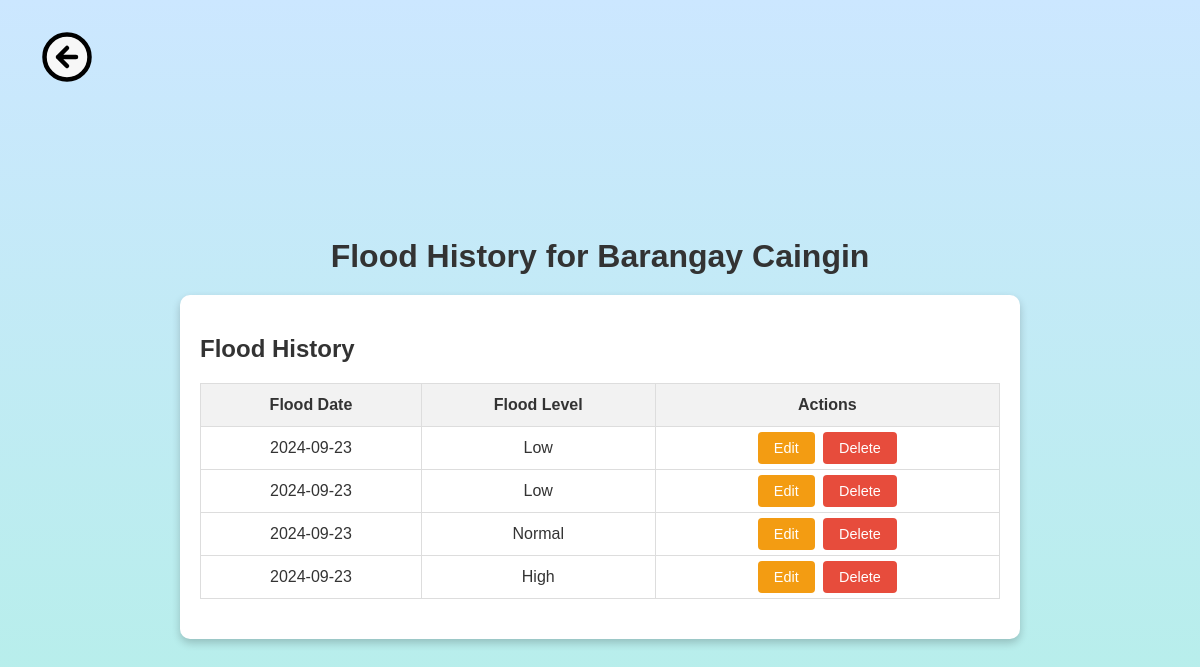
Page /flood_history.php?brgy_id=3 on the committed database.
### tables this page shows
CREATE TABLE `barangays` (
  `id` int(11) NOT NULL,
  `brgy_name` varchar(100) NOT NULL
);

CREATE TABLE `flood_data` (
  `id` int(11) NOT NULL,
  `brgy_id` int(11) NOT NULL,
  `flood_date` date NOT NULL,
  `population` int(11) NOT NULL,
  `flood_level` varchar(255) DEFAULT NULL
);

### flood_history.php (the view, shortened to what this page needs)
<?php
include 'db.php';
$brgy_id = $_GET['brgy_id'];
$flood_result = $con->query("SELECT * FROM flood_data WHERE brgy_id = $brgy_id ORDER BY flood_date ASC");
$flood_data = [];
while ($flood = $flood_result->fetch_assoc()) {
    $flood_data[] = $flood;
}
$brgy_query = $con->prepare("SELECT brgy_name FROM barangays WHERE id = ?");
$brgy_query->bind_param("i", $brgy_id);
$brgy_query->execute();
$result = $brgy_query->get_result();
if ($result->num_rows > 0) {
    $brgy = $result->fetch_assoc();
} else {
    $brgy_name = "Unknown Barangay";
}
?>
<!DOCTYPE html>
<html lang="en">
<head>
</head>
<body>
    <a href="brgy_details.php?brgy_id=<?php echo $brgy_id; ?>" class="back-link">
        <svg viewBox="0 0 24 24" fill="none" xmlns="http://www.w3.org/2000/svg">
            <circle cx="12" cy="12" r="10" fill="#F7F7F7" stroke="black" stroke-width="2"/>
            <path d="M8 12H16M8 12L12 8M8 12L12 16" stroke="black" stroke-width="2" stroke-linecap="round" stroke-linejoin="round"/>
        </svg>
    </a>
    <div class="container">
        <h1 class="heading">Flood History for Barangay <?php echo htmlspecialchars($brgy['brgy_name']); ?></h1>
        <div class="table-container">
            <h2>Flood History </h2>
            <table>
                <thead>
                    <tr>
                        <th>Flood Date</th>
                        <th>Flood Level</th>
                        <th>Actions</th>
                    </tr>
                </thead>
                <tbody>
                    <?php foreach ($flood_data as $flood): ?>
                        <tr>
                            <td><?php echo htmlspecialchars($flood['flood_date']); ?></td>
                            <td><?php echo htmlspecialchars($flood['flood_level']); ?></td>
                            <td>
                                <a href="edit_flood.php?brgy_id=<?php echo $brgy_id; ?>&flood_id=<?php echo $flood['id']; ?>" class="button edit-button">Edit</a>
                                <a href="delete_flood.php?flood_id=<?php echo $flood['id']; ?>&brgy_id=<?php echo $brgy_id; ?>" class="button delete-button" onclick="return confirm('Are you sure you want to delete this record?');">Delete</a>
                            </td>
                        </tr>
                    <?php endforeach; ?>
                </tbody>
            </table>
        </div>
    </div>
</body>
</html>

### flood_history.php (style rules this page uses)
body { background: linear-gradient(to bottom, #cce7ff, #b2f0e6); font-family: Arial, sans-serif; color: #333; }
.container { display: flex; flex-direction: column; align-items: center; justify-content: center; min-height: 100vh; padding: 20px; }
.back-link { position: absolute; top: 20px; left: 40px; color: black; text-decoration: none; }
.back-link svg { width: 54px; height: 74px; }
.heading { font-size: 2rem; font-weight: bold; margin-bottom: 20px; text-align: center; }
.table-container { background-color: #fff; padding: 20px; border-radius: 10px; box-shadow: 0 4px 8px rgba(0, 0, 0, 0.2); width: 100%; max-width: 800px; }
table { width: 100%; border-collapse: collapse; margin-bottom: 20px; }
th, td { border: 1px solid #ddd; padding: 12px; text-align: center; }
th { background-color: #f2f2f2; font-weight: bold; }
.button { padding: 8px 16px; border-radius: 4px; text-decoration: none; color: white; font-size: 0.9rem; margin: 2px; }
.edit-button { background-color: #f39c12; }
.delete-button { background-color: #e74c3c; }

### rows in the picture
barangays: brgy_name "Caingin"
flood_data: flood_date "2024-09-23", flood_level "Low"
flood_data: flood_date "2024-09-23", flood_level "Low"
flood_data: flood_date "2024-09-23", flood_level "Normal"
flood_data: flood_date "2024-09-23", flood_level "High"
